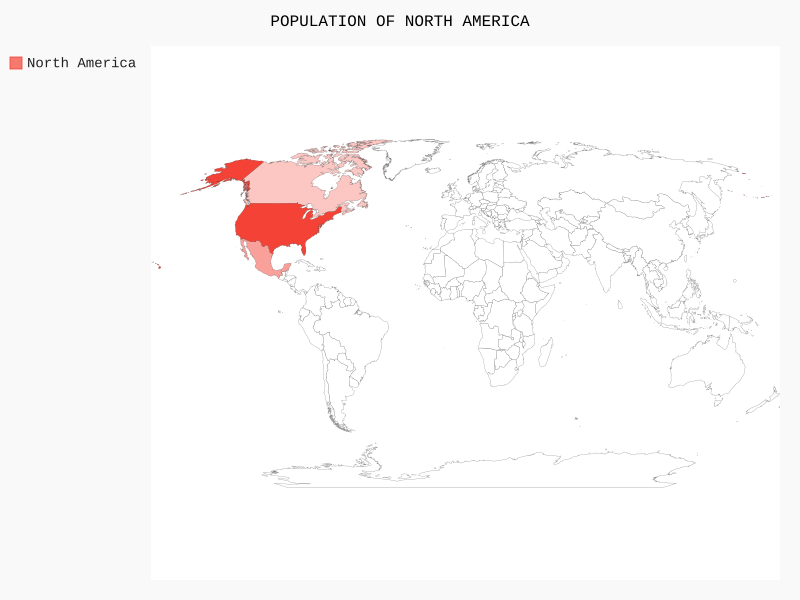

The Python source for this figure:
import pygal

wm=pygal.maps.world.World()

wm.title=('POPULATION OF NORTH AMERICA')
wm.add('North America',{'ca': 34126000, 'us': 309349000, 'mx': 113423000})

#save it in a svg format file
wm.render_to_file('na_population.svg')
